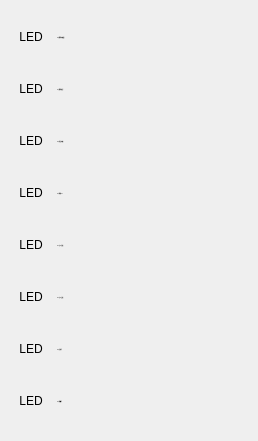
      <widget class="QWidget" name="gridLayoutWidget_30">
       <property name="geometry">
        <rect>
         <x>10</x>
         <y>10</y>
         <width>243</width>
         <height>441</height>
        </rect>
       </property>
       <layout class="QGridLayout" name="gridLayout_30" rowstretch="0,0,0,0,0,0,0,0" columnstretch="0,0">
        <item row="5" column="1">
         <widget class="QLabel" name="label_534">
          <property name="minimumSize">
           <size>
            <width>190</width>
            <height>40</height>
           </size>
          </property>
          <property name="maximumSize">
           <size>
            <width>190</width>
            <height>40</height>
           </size>
          </property>
          <property name="font">
           <font>
            <family>SimSun</family>
            <pointsize>-1</pointsize>
           </font>
          </property>
          <property name="frameShadow">
           <enum>QFrame::Plain</enum>
          </property>
          <property name="text">
           <string>Y15 卡爪1反转</string>
          </property>
          <property name="alignment">
           <set>Qt::AlignLeading|Qt::AlignLeft|Qt::AlignVCenter</set>
          </property>
         </widget>
        </item>
        <item row="3" column="1">
         <widget class="QLabel" name="label_535">
          <property name="minimumSize">
           <size>
            <width>190</width>
            <height>40</height>
           </size>
          </property>
          <property name="maximumSize">
           <size>
            <width>190</width>
            <height>40</height>
           </size>
          </property>
          <property name="font">
           <font>
            <family>SimSun</family>
            <pointsize>-1</pointsize>
           </font>
          </property>
          <property name="frameShadow">
           <enum>QFrame::Plain</enum>
          </property>
          <property name="text">
           <string>Y13 预留Y13</string>
          </property>
          <property name="alignment">
           <set>Qt::AlignLeading|Qt::AlignLeft|Qt::AlignVCenter</set>
          </property>
         </widget>
        </item>
        <item row="2" column="1">
         <widget class="QLabel" name="label_536">
          <property name="minimumSize">
           <size>
            <width>190</width>
            <height>40</height>
           </size>
          </property>
          <property name="maximumSize">
           <size>
            <width>190</width>
            <height>40</height>
           </size>
          </property>
          <property name="font">
           <font>
            <family>SimSun</family>
            <pointsize>-1</pointsize>
           </font>
          </property>
          <property name="frameShadow">
           <enum>QFrame::Plain</enum>
          </property>
          <property name="text">
           <string>Y12 成品1夹紧</string>
          </property>
          <property name="alignment">
           <set>Qt::AlignLeading|Qt::AlignLeft|Qt::AlignVCenter</set>
          </property>
         </widget>
        </item>
        <item row="6" column="1">
         <widget class="QLabel" name="label_537">
          <property name="minimumSize">
           <size>
            <width>190</width>
            <height>40</height>
           </size>
          </property>
          <property name="maximumSize">
           <size>
            <width>190</width>
            <height>40</height>
           </size>
          </property>
          <property name="font">
           <font>
            <family>SimSun</family>
            <pointsize>-1</pointsize>
           </font>
          </property>
          <property name="frameShadow">
           <enum>QFrame::Plain</enum>
          </property>
          <property name="text">
           <string>Y16 自动灯</string>
          </property>
          <property name="alignment">
           <set>Qt::AlignLeading|Qt::AlignLeft|Qt::AlignVCenter</set>
          </property>
         </widget>
        </item>
        <item row="0" column="1">
         <widget class="QLabel" name="label_538">
          <property name="minimumSize">
           <size>
            <width>190</width>
            <height>40</height>
           </size>
          </property>
          <property name="maximumSize">
           <size>
            <width>190</width>
            <height>40</height>
           </size>
          </property>
          <property name="font">
           <font>
            <family>SimSun</family>
            <pointsize>-1</pointsize>
           </font>
          </property>
          <property name="autoFillBackground">
           <bool>false</bool>
          </property>
          <property name="styleSheet">
           <string notr="true">QLabel:{
	font:20px;
}</string>
          </property>
          <property name="frameShadow">
           <enum>QFrame::Plain</enum>
          </property>
          <property name="text">
           <string>Y10 原料1夹紧限</string>
          </property>
          <property name="scaledContents">
           <bool>true</bool>
          </property>
          <property name="alignment">
           <set>Qt::AlignLeading|Qt::AlignLeft|Qt::AlignVCenter</set>
          </property>
         </widget>
        </item>
        <item row="1" column="1">
         <widget class="QLabel" name="label_539">
          <property name="minimumSize">
           <size>
            <width>190</width>
            <height>40</height>
           </size>
          </property>
          <property name="maximumSize">
           <size>
            <width>190</width>
            <height>40</height>
           </size>
          </property>
          <property name="font">
           <font>
            <family>SimSun</family>
            <pointsize>-1</pointsize>
           </font>
          </property>
          <property name="frameShadow">
           <enum>QFrame::Plain</enum>
          </property>
          <property name="text">
           <string>Y11 原料1松开</string>
          </property>
          <property name="scaledContents">
           <bool>true</bool>
          </property>
          <property name="alignment">
           <set>Qt::AlignLeading|Qt::AlignLeft|Qt::AlignVCenter</set>
          </property>
         </widget>
        </item>
        <item row="4" column="1">
         <widget class="QLabel" name="label_540">
          <property name="minimumSize">
           <size>
            <width>190</width>
            <height>40</height>
           </size>
          </property>
          <property name="maximumSize">
           <size>
            <width>190</width>
            <height>40</height>
           </size>
          </property>
          <property name="font">
           <font>
            <family>SimSun</family>
            <pointsize>-1</pointsize>
           </font>
          </property>
          <property name="frameShadow">
           <enum>QFrame::Plain</enum>
          </property>
          <property name="text">
           <string>Y14 卡爪1正转</string>
          </property>
          <property name="alignment">
           <set>Qt::AlignLeading|Qt::AlignLeft|Qt::AlignVCenter</set>
          </property>
         </widget>
        </item>
        <item row="7" column="1">
         <widget class="QLabel" name="label_541">
          <property name="minimumSize">
           <size>
            <width>190</width>
            <height>40</height>
           </size>
          </property>
          <property name="maximumSize">
           <size>
            <width>190</width>
            <height>40</height>
           </size>
          </property>
          <property name="font">
           <font>
            <family>SimSun</family>
            <pointsize>-1</pointsize>
           </font>
          </property>
          <property name="frameShadow">
           <enum>QFrame::Plain</enum>
          </property>
          <property name="text">
           <string>Y17 报警灯</string>
          </property>
          <property name="alignment">
           <set>Qt::AlignLeading|Qt::AlignLeft|Qt::AlignVCenter</set>
          </property>
         </widget>
        </item>
        <item row="0" column="0">
         <widget class="QLabel" name="label_542">
          <property name="minimumSize">
           <size>
            <width>40</width>
            <height>40</height>
           </size>
          </property>
          <property name="maximumSize">
           <size>
            <width>40</width>
            <height>40</height>
           </size>
          </property>
          <property name="text">
           <string>LED</string>
          </property>
          <property name="textFormat">
           <enum>Qt::PlainText</enum>
          </property>
          <property name="alignment">
           <set>Qt::AlignCenter</set>
          </property>
         </widget>
        </item>
        <item row="1" column="0">
         <widget class="QLabel" name="label_543">
          <property name="minimumSize">
           <size>
            <width>40</width>
            <height>40</height>
           </size>
          </property>
          <property name="maximumSize">
           <size>
            <width>40</width>
            <height>40</height>
           </size>
          </property>
          <property name="text">
           <string>LED</string>
          </property>
          <property name="textFormat">
           <enum>Qt::PlainText</enum>
          </property>
          <property name="alignment">
           <set>Qt::AlignCenter</set>
          </property>
         </widget>
        </item>
        <item row="2" column="0">
         <widget class="QLabel" name="label_544">
          <property name="minimumSize">
           <size>
            <width>40</width>
            <height>40</height>
           </size>
          </property>
          <property name="maximumSize">
           <size>
            <width>40</width>
            <height>40</height>
           </size>
          </property>
          <property name="text">
           <string>LED</string>
          </property>
          <property name="textFormat">
           <enum>Qt::PlainText</enum>
          </property>
          <property name="alignment">
           <set>Qt::AlignCenter</set>
          </property>
         </widget>
        </item>
        <item row="3" column="0">
         <widget class="QLabel" name="label_545">
          <property name="minimumSize">
           <size>
            <width>40</width>
            <height>40</height>
           </size>
          </property>
          <property name="maximumSize">
           <size>
            <width>40</width>
            <height>40</height>
           </size>
          </property>
          <property name="text">
           <string>LED</string>
          </property>
          <property name="textFormat">
           <enum>Qt::PlainText</enum>
          </property>
          <property name="alignment">
           <set>Qt::AlignCenter</set>
          </property>
         </widget>
        </item>
        <item row="4" column="0">
         <widget class="QLabel" name="label_546">
          <property name="minimumSize">
           <size>
            <width>40</width>
            <height>40</height>
           </size>
          </property>
          <property name="maximumSize">
           <size>
            <width>40</width>
            <height>40</height>
           </size>
          </property>
          <property name="text">
           <string>LED</string>
          </property>
          <property name="textFormat">
           <enum>Qt::PlainText</enum>
          </property>
          <property name="alignment">
           <set>Qt::AlignCenter</set>
          </property>
         </widget>
        </item>
        <item row="5" column="0">
         <widget class="QLabel" name="label_547">
          <property name="minimumSize">
           <size>
            <width>40</width>
            <height>40</height>
           </size>
          </property>
          <property name="maximumSize">
           <size>
            <width>40</width>
            <height>40</height>
           </size>
          </property>
          <property name="text">
           <string>LED</string>
          </property>
          <property name="textFormat">
           <enum>Qt::PlainText</enum>
          </property>
          <property name="alignment">
           <set>Qt::AlignCenter</set>
          </property>
         </widget>
        </item>
        <item row="6" column="0">
         <widget class="QLabel" name="label_548">
          <property name="minimumSize">
           <size>
            <width>40</width>
            <height>40</height>
           </size>
          </property>
          <property name="maximumSize">
           <size>
            <width>40</width>
            <height>40</height>
           </size>
          </property>
          <property name="text">
           <string>LED</string>
          </property>
          <property name="textFormat">
           <enum>Qt::PlainText</enum>
          </property>
          <property name="alignment">
           <set>Qt::AlignCenter</set>
          </property>
         </widget>
        </item>
        <item row="7" column="0">
         <widget class="QLabel" name="label_549">
          <property name="minimumSize">
           <size>
            <width>40</width>
            <height>40</height>
           </size>
          </property>
          <property name="maximumSize">
           <size>
            <width>40</width>
            <height>40</height>
           </size>
          </property>
          <property name="text">
           <string>LED</string>
          </property>
          <property name="textFormat">
           <enum>Qt::PlainText</enum>
          </property>
          <property name="alignment">
           <set>Qt::AlignCenter</set>
          </property>
         </widget>
        </item>
       </layout>
      </widget>
